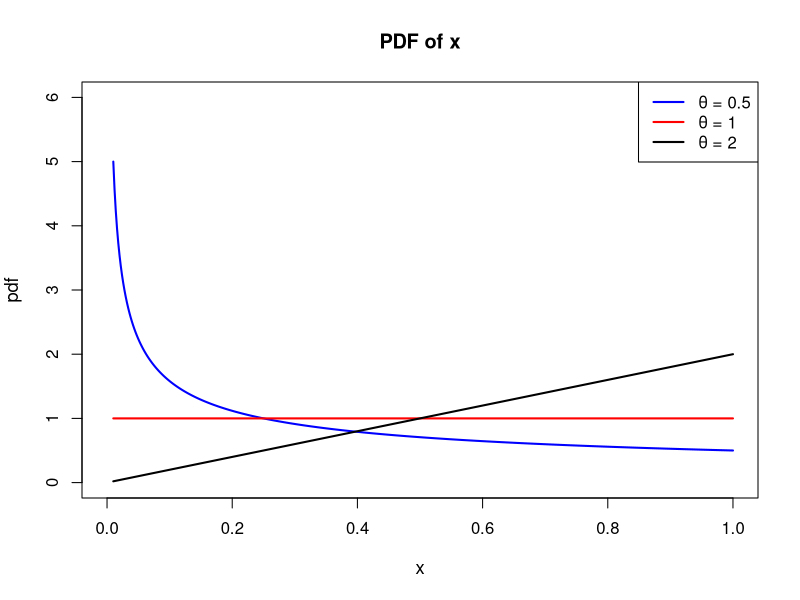

The R script that drew this image:
## ---- chunk 1
knitr::opts_chunk$set(echo = TRUE)
## ---- chunk 2
31.5 + 36.9 + 33.8 + 30.1 + 33.9 +  35.2 + 29.6 + 34.4 + 30.5 + 34.2 +  31.6 + 36.7 + 35.8 + 34.5 + 32.7 
## ---- chunk 3
501.4/15
## ---- chunk 4
((31.5 - 33.43)^2 + (36.9 - 33.43)^2 + (33.8 -33.43)^2 + (30.1-33.43)^2 + (33.9 - 33.43)^2 + (35.2 - 33.43)^2 + (29.6-33.43)^2 + (34.4-33.43)^2 + (30.5 - 33.43)^2 + (34.2-33.43)^2 + (31.6 - 33.43)^2 + (36.7 - 33.43)^2 + (35.8-33.43)^2 + (34.5-33.43)^2 + (32.7-33.43)^2) / 15
## ---- chunk 5
# Define the PDF function
pdf_function <- function(x, theta) {
  theta * x^(theta - 1)
}

# Define the range of x and the theta values
x <- seq(0.01, 1, length.out = 500)  
thetas <- c(1/2, 1, 2)
colors <- c("blue", "red", "black")


plot(NULL, xlim = c(0, 1), ylim = c(0, 6), xlab = "x", ylab = "pdf",
     main = "PDF of x", cex.main = 1.2, cex.lab = 1.1)

# Add lines for each theta
for (i in seq_along(thetas)) {
  y <- pdf_function(x, thetas[i])
  lines(x, y, col = colors[i], lwd = 2)
}

# create a legend
legend("topright", legend = paste("θ =", thetas), col = colors, lty = 1, lwd = 2)

## ---- chunk 6
# Dataset (i)
data_i <- c(0.0256, 0.3051, 0.0278, 0.8971, 0.0739, 0.3191, 0.7379, 0.3671, 0.9763, 0.0102)

# Calculate MLE1 and MOM1
n <- length(data_i)
mean_x <- mean(data_i)
sum_log_x <- sum(log(data_i))



theta_mle_i <- -n / sum_log_x
theta_mom_i <- mean_x / (1 - mean_x)

theta_mle_i
theta_mom_i
## ---- chunk 7
# Dataset (ii)
data_ii <- c(0.9960, 0.3125, 0.4374, 0.7464, 0.8278, 0.9518, 0.9924, 0.7112, 0.2228, 0.8609)

# Calculate MLE2 and MOM2
mean_x <- mean(data_ii)
sum_log_x <- sum(log(data_ii))

theta_mle_ii <- -n / sum_log_x
theta_mom_ii <- mean_x / (1 - mean_x)

theta_mle_ii
theta_mom_ii
## ---- chunk 8
# Dataset (iii)
data_iii <- c(0.4698, 0.3675, 0.5991, 0.9513, 0.6049, 0.9917, 0.1551, 0.0710, 0.2110, 0.2154)

# Calculate MLE3 and MOM3
mean_x <- mean(data_iii)
sum_log_x <- sum(log(data_iii))

theta_mle_iii <- -n / sum_log_x
theta_mom_iii <- mean_x / (1 - mean_x)

theta_mle_iii
theta_mom_iii
## ---- chunk 9
# Data
data <- c(3, 34, 7, 4, 19, 2, 1, 19, 43, 2, 22, 4, 19, 11, 7, 1, 2, 21, 15, 16)

sum(data)

# Calculate the sample mean
mean_x <- mean(data)

# Calculate the method of moments estimate for p
p_mom <- 1 / mean_x

p_mom
## ---- chunk 10
6.9 + 7.3 + 6.7 + 6.4 + 6.3 + 5.9 + 7.0 + 7.1 + 6.5 + 7.6 + 7.2 + 7.1 + 6.1 + 7.3 + 7.6 + 7.6 + 6.7 + 6.3 + 5.7 + 6.7 + 7.5 + 5.3 + 5.4 + 7.4 + 6.9 
## ---- chunk 11
168.5/25
## ---- chunk 12
(6.9^2) + (7.3^2) + (6.7^2) + (6.4^2) + (6.3^2) + (5.9^2) + (7.0^2) + (7.1^2) + (6.5^2) + (7.6^2) + (7.2^2) + (7.1^2) + (6.1^2) + (7.3^2) + (7.6^2) + (7.6^2) + (6.7^2) + (6.3^2) + (5.7^2) + (6.7^2) + (7.5^2) + (5.3^2) + (5.4^2) + (7.4^2) + (6.9^2) 
## ---- chunk 13
1146.77 / 25 - (6.74^2)
## ---- chunk 14
0.4432 / 6.74
## ---- chunk 15
6.74 / 0.06575668
## ---- chunk 16
3+0+0+1+1+1+1+3+1+1+2+0+1+3+1+0+1+0+2+1+1+2+3+2+2+4+3+1+1+2 

## ---- chunk 17
44/30
## ---- chunk 18
8 * 1.466667
